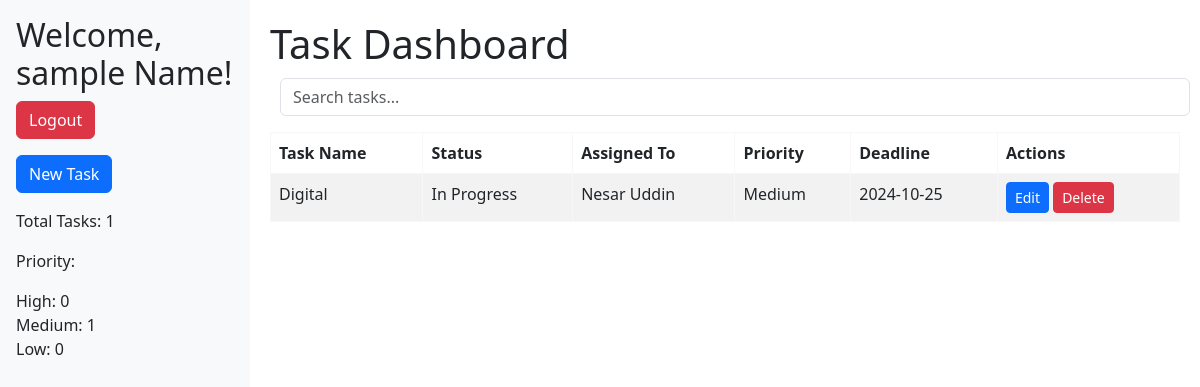
/dashboard.php (signed in), run on the app's committed database.
### tables this page shows
CREATE TABLE `tasks` (
  `id` int(11) NOT NULL,
  `title` varchar(255) NOT NULL,
  `user_id` int(11) DEFAULT NULL,
  `status_id` int(11) DEFAULT NULL,
  `priority_id` int(11) DEFAULT NULL,
  `due_date` date DEFAULT NULL
);

CREATE TABLE `status` (
  `id` int(11) NOT NULL,
  `status` varchar(50) NOT NULL
);

CREATE TABLE `users` (
  `id` int(11) NOT NULL,
  `name` varchar(100) NOT NULL,
  `email` varchar(100) NOT NULL,
  `password` varchar(255) NOT NULL
);

CREATE TABLE `priority` (
  `id` int(11) NOT NULL,
  `priority` varchar(50) NOT NULL
);

### dashboard.php (the view, shortened to what this page needs)
<?php
include 'db.php';
$sqlPriorityCounts = "SELECT
                        COUNT(CASE WHEN priority.priority = 'High' THEN 1 END) AS high_priority_count,
                        COUNT(CASE WHEN priority.priority = 'Medium' THEN 1 END) AS medium_priority_count,
                        COUNT(CASE WHEN priority.priority = 'Low' THEN 1 END) AS low_priority_count
                    FROM tasks
                    JOIN priority ON tasks.priority_id = priority.id";
$resultPriorityCounts = $conn->query($sqlPriorityCounts);
$rowPriorityCounts = $resultPriorityCounts->fetch_assoc();
$sqlTotalTasks = "SELECT COUNT(*) AS total_tasks FROM tasks";
$resultTotalTasks = $conn->query($sqlTotalTasks);
$totalTasksRow = $resultTotalTasks->fetch_assoc();
$totalTasks = $totalTasksRow['total_tasks'];
$tasksPerPage = 10;
$page = isset($_GET['page']) ? (int)$_GET['page'] : 1;
$start = ($page - 1) * $tasksPerPage;
$sql = "SELECT
            tasks.id AS task_id,
            tasks.title AS task_name,
            users.name AS user_name,
            status.status AS status,
            priority.priority AS priority,
            tasks.due_date AS deadline
        FROM tasks
        JOIN users ON tasks.user_id = users.id
        JOIN status ON tasks.status_id = status.id
        JOIN priority ON tasks.priority_id = priority.id
        LIMIT $start, $tasksPerPage";
$result = $conn->query($sql);
?>
<!DOCTYPE html>
<html lang="en">
<head>
    <link href="https://cdn.jsdelivr.net/npm/bootstrap@5.3.0-alpha1/dist/css/bootstrap.min.css" rel="stylesheet">
</head>
<body>
<div class="sidebar bg-light p-3">
    <h2>Welcome, <?php echo $_SESSION['user_name']; ?>!</h2>
    <a href="logout.php" class="btn btn-danger">Logout</a> <br>
    <button onclick="openModal()" class="btn btn-primary mt-3">New Task</button>
    <p class="mt-3">Total Tasks: <?php echo $totalTasks; ?></p>
    <p>Priority:</p>
    <ul class="list-unstyled">
        <li>High: <?php echo $rowPriorityCounts['high_priority_count']; ?></li>
        <li>Medium: <?php echo $rowPriorityCounts['medium_priority_count']; ?></li>
        <li>Low: <?php echo $rowPriorityCounts['low_priority_count']; ?></li>
    </ul>
</div>
<div class="main-content">
    <h1>Task Dashboard</h1>
    <input class="search form-control mb-3" type="text" id="taskSearch" onkeyup="filterTasks()" placeholder="Search tasks...">
    <table id="taskTable" class="table table-striped">
        <thead>
            <tr>
                <th>Task Name</th>
                <th>Status</th>
                <th>Assigned To</th>
                <th>Priority</th>
                <th>Deadline</th>
                <th>Actions</th>
            </tr>
        </thead>
        <tbody>
            <?php
            if ($result->num_rows > 0) {
                while ($row = $result->fetch_assoc()) {
                    echo "<tr>";
                    echo "<td>" . $row['task_name'] . "</td>";
                    echo "<td>" . $row['status'] . "</td>";
                    echo "<td>" . $row['user_name'] . "</td>";
                    echo "<td>" . $row['priority'] . "</td>";
                    echo "<td>" . $row['deadline'] . "</td>";
                    echo "<td>
                            <a href='edit_task.php?id=" . $row['task_id'] . "' class='btn btn-sm btn-primary'>Edit</a>
                            <a href='delete_task.php?id=" . $row['task_id'] . "' class='btn btn-sm btn-danger'>Delete</a>
                          </td>";
                    echo "</tr>";
                }
            } else {
                echo "<tr><td colspan='6'>No tasks found</td></tr>";
            }
            ?>
        </tbody>
    </table>
    <div class="pagination">
        </div>
</div>
</body>
</html>
</body>
</html>

### dashboard.php (style rules this page uses)
body { display: flex; }
.sidebar { width: 250px; padding: 20px; background-color: #f4f4f4; height: 100vh; }
.main-content { flex-grow: 1; padding: 20px; }
table { width: 100%; border-collapse: collapse; }
table, th, td { border: 1px solid #f7f7f7; }
th, td { padding: 10px; text-align: left; }
th { background-color: #f2f2f2; }
.pagination { margin: 20px 0; }
.search { margin:10px; }
.sidebar { height: 100%; width: 250px; position: fixed; top: 0; left: 0; background-color: #f8f9fa; padding: 20px; }
.main-content { margin-left: 250px; padding: 20px; }

### data on the page
tasks: title "Digital", status.status "In Progress", user.name "Nesar Uddin", priority.priority "Medium", due_date "2024-10-25"

### other printed values
$_SESSION['user_name'] "sample Name"
$totalTasks "1"
$rowPriorityCounts['high_priority_count'] "0"
$rowPriorityCounts['medium_priority_count'] "1"
$rowPriorityCounts['low_priority_count'] "0"
